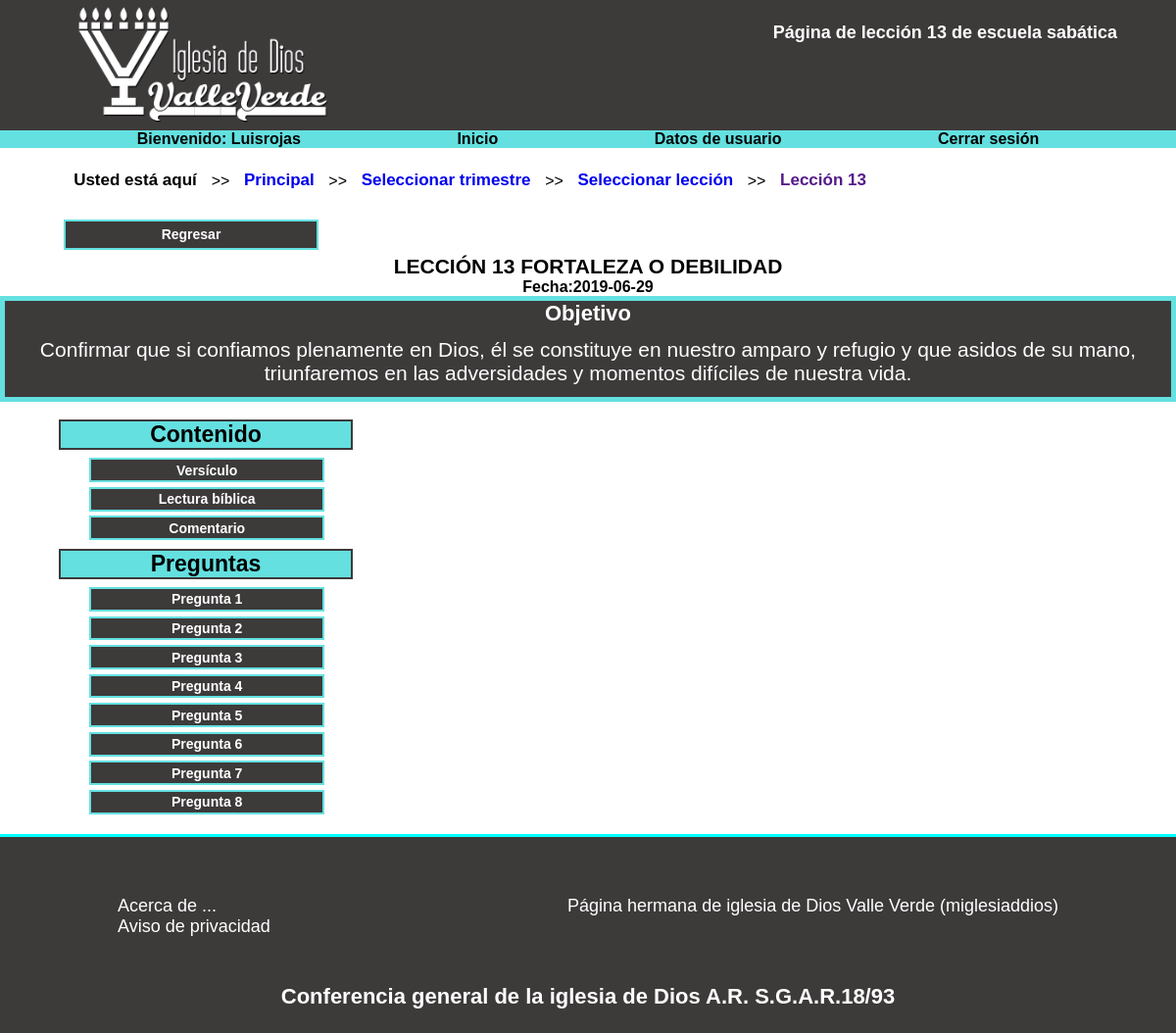
/blog-escuela-sabatica/escuela-adultos/trimestres/2do-trimestre-2019/leccion13/leccion13.php (signed in), run on the app's committed database.
### tables this page shows
CREATE TABLE `lecciones_adultos` (
  `titulo_lecciones_adultos` varchar(250) NOT NULL,
  `datos_trimestre` varchar(60) NOT NULL
);

CREATE TABLE `fecha_leccion` (
  `id_fecha_leccion` int(11) NOT NULL,
  `fecha` date NOT NULL,
  `titulo_lecciones_adultos` varchar(250) NOT NULL
);

CREATE TABLE `objetivo_adultos` (
  `id_objetivo_adultos` int(11) NOT NULL,
  `objetivo_adultos` text NOT NULL,
  `titulo_lecciones_adultos` varchar(250) NOT NULL
);

### blog-escuela-sabatica/escuela-adultos/trimestres/2do-trimestre-2019/leccion13/consultas/consulta13.php (called while the page is built, shortened)
<?php
$consulta_leccion = "SELECT * FROM lecciones_adultos WHERE titulo_lecciones_adultos='LECCIÓN 13 FORTALEZA O DEBILIDAD' AND datos_trimestre='2do trimestre de 2019, abril, mayo, junio de 2019'";
$resultado_leccion = mysqli_query($conexion, $consulta_leccion);
$leccion_elegida = mysqli_fetch_assoc($resultado_leccion);
$usarleccion = $leccion_elegida["titulo_lecciones_adultos"];
$leccion                             = "SELECT * FROM lecciones_adultos WHERE titulo_lecciones_adultos='$usarleccion'";
$resultadoleccion                    = mysqli_query($conexion, $leccion);
$registroleccion                     = mysqli_fetch_assoc($resultadoleccion);
$fecha                               = "SELECT * FROM fecha_leccion WHERE titulo_lecciones_adultos='$usarleccion'";
$resultadofecha                      = mysqli_query($conexion, $fecha);
$registrofecha                       = mysqli_fetch_assoc($resultadofecha);
$objetivo                            = "SELECT * FROM objetivo_adultos WHERE titulo_lecciones_adultos='$usarleccion'";
$resultadoobjetivo                   = mysqli_query($conexion, $objetivo);
$registroobjetivo                    = mysqli_fetch_assoc($resultadoobjetivo);
?>

### blog-escuela-sabatica/escuela-adultos/trimestres/2do-trimestre-2019/leccion13/leccion13.php (the view, shortened to what this page needs)
<?php
include "../../../../conexion-blog.php";
include "consultas/consulta13.php";
?>
<!DOCTYPE html>
<html lang="es-MX">
    <head>
        <link rel="stylesheet" href="estilos-leccion1.css">
    </head>
    <body>
        <div class="contenedor-filas-columnas">
            <header>
                <div class="caja-header">
                    <div class="imagen-header">
                        <a href="../../../principal-blog.php"><img class="logo" src="../../../../../imagenes/logo_iglesia_de_dios_valle_verde.png" alt="iglesia-de-dios-valle-verde-escuela-sabatica"></a>
                    </div>
                    <div class="titulo-header">
                        <a href="">
                            <h1 class="h1-header">Página de lección 13 de escuela sabática</h1>
                        </a>
                    </div>
                </div>
            </header>
            <div class="columna-nav">
                <nav class="menu">
                    <ul>
                        <li>
                            <a href="">
                                <h3>Bienvenido: <?php
                                    echo $_SESSION['nombre_usuario'];
                                    ?></h3>
                            </a>
                        </li>
                        <li>
                            <a href="../../../principal-blog.php">
                                <h3>Inicio</h3>
                            </a>
                        </li>
                        <li>
                            <a href="../../../datos-usuario.php">
                                <h3>Datos de usuario</h3>
                            </a>
                        </li>
                        <li>
                            <a href="../../../cerrar-sesion.php">
                                <h3>Cerrar sesión</h3>
                            </a>
                        </li>
                    </ul>
                </nav>
            </div>
            <div class="columnamapa">
                <div class="mapa">
                    <ul>
                        <li class="amapa">Usted está aquí
                        </li>
                        <label>>></label>
                        <li><a  class="amapa" href="../../../principal-blog.php">Principal</a>
                        </li>
                        <label>>></label>
                        <li><a  class="amapa" href="../../../principal-blog.php">Seleccionar trimestre</a>
                        </li>
                        <label>>></label>
                        <li><a  class="amapa" href="../../../lecciones-2.php">Seleccionar lección</a>
                        </li>
                        <label>>></label>
                        <li><a  class="amapa" href="">Lección 13</a>
                        </li>
                    </ul>
                </div>
            </div>
            <div class="boton_regresar">
                <a href="../../../lecciones-2.php"><button class="span_pregunta">Regresar</button></a>
            </div>
            <div class="principal1">
                <h2 class="h2_titulo_principal"><?php
                    echo ($registroleccion['titulo_lecciones_adultos']);
                    ?></h2>
                <h3 class="h3fecha">Fecha:<?php
                    echo ($registrofecha['fecha']);
                    ?></h3>
                <div class="objetivo">
                    <h4 class="h4tituloobjetivo">Objetivo</h4>
                    <p class="particleobjetivo"><?php
                        echo ($registroobjetivo['objetivo_adultos']);
                        ?></p>
                </div>
                <aside class="aside">
                    <h2 class="h2preguntas">Contenido</h2>
                    <div class="div_preguntas_botones2">
                        <a href='javascript:seleccion(9);'><button class="span_pregunta2">Versículo</button></a>
                        <a href='javascript:seleccion(10);'><button class="span_pregunta2">Lectura bíblica</button></a>
                        <a href='javascript:seleccion(11);'><button class="span_pregunta2">Comentario</button></a>
                    </div>
                    <h2 class="h2preguntas">Preguntas</h2>
                    <div class="div_preguntas_botones2">
                        <a href='javascript:seleccion(1);'><button class="span_pregunta2">Pregunta 1</button></a>
                        <a href='javascript:seleccion(2);'><button class="span_pregunta2">Pregunta 2</button></a>
                        <a href='javascript:seleccion(3);'><button class="span_pregunta2">Pregunta 3</button></a>
                        <a href='javascript:seleccion(4);'><button class="span_pregunta2">Pregunta 4</button></a>
                        <a href='javascript:seleccion(5);'><button class="span_pregunta2">Pregunta 5</button></a>
                        <a href='javascript:seleccion(6);'><button class="span_pregunta2">Pregunta 6</button></a>
                        <a href='javascript:seleccion(7);'><button class="span_pregunta2">Pregunta 7</button></a>
                        <a href='javascript:seleccion(8);'><button class="span_pregunta2">Pregunta 8</button></a>
                    </div>
                </aside>
                <section class="section">
            </div>
        <footer>
            <div class="columna-footer">
                <ul class="ul-footer">
                    <li><a class="a-footer" href="../../../../../contenidos/acerca-de.html">Acerca de ...</a></li>
                    <li><a class="a-footer" href="../../../../../contenidos/aviso-de-privacidad.html">Aviso de privacidad</a></li>
                </ul>
                <p class="pfooter-1"><a class="link-footer" href="https://miglesiaddios.jimdo.com/" target="_blank">Página hermana de iglesia de Dios Valle Verde (miglesiaddios)</a></p>
                <p class="pfooter">Conferencia general de la iglesia de Dios A.R. S.G.A.R.18/93</p>
            </div>
        </footer>
    </div>
</body>
</html>

### data on the page
lecciones_adultos: titulo_lecciones_adultos "LECCIÓN 13 FORTALEZA O DEBILIDAD"
fecha_leccion: fecha "2019-06-29"
objetivo_adultos: objetivo_adultos "Confirmar que si confiamos plenamente en Dios, él se constituye en nuestro amparo y refugio y que asidos de su mano, triunfaremos en las adversidades y momentos difíciles de nuestra vida."

### other printed values
$_SESSION['nombre_usuario'] "Luisrojas"
